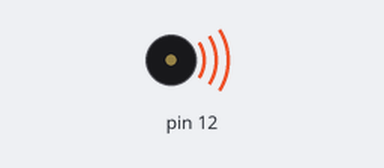
The sketch below on a simulated Arduino Uno, built with avr-gcc and run on an emulated ATmega328P. Shown: buzzer (waves = sounding).

Above: at 0.2 s.
Timing chart, 0 to 12.5 s (numbered marks = the images above):
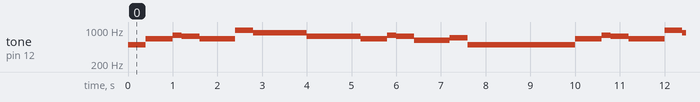

The sketch:

harry_potter_music.ino
```cpp
int Do = 261;
int Re = 294;
int Mi = 329;
int Fa = 349;
int So = 392;
int La = 440;
int Si = 493;
int Do2 = 523;
int Re2 = 587;
int Re2s = 622;
int Mi2 = 659;
int Fa2 = 698;
int Fa2s = 740;
int So2 = 784;
int La2 = 880;
int Si2 = 988;
int Do3 = 1047;
int Re3 = 1175;
int Mi3 = 1319;
int Fa3 = 1397;
int So3 = 1568;

int qd = 6; //Quarter Dotted note
int q =  4; //Quarter note
int ed = 3; //Eighth Dotted note
int e = 2; //Eighth note
int s = 1; //Sixteenth note

int harry_melody[14] = {Si, Mi2, So2, Fa2s, Mi2, Si2, La2, Fa2s, Mi2, So2, Fa2s, Re2s, Fa2, Si};
int harry_rhythm[14]  = {e, ed,   s,   e,    q,    e,   qd,  qd,  ed,   s,   e,   q,   e,   qd + q};

void setup() {

}

void loop() {

    for (int i = 0; i < 14; i++) {
      tone(12, harry_melody[i], harry_rhythm[i] * 200);
      delay(harry_rhythm[i] * 200);
    }
}
```

Measured:
- by itself, tone on pin 12: repeats every 9.6 s: 659 Hz 0.60 s, 784 Hz 0.20 s, 740 Hz 0.40 s, 659 Hz 0.80 s, 988 Hz 0.40 s, 880 Hz 1.2 s, 740 Hz 1.2 s, 659 Hz 0.60 s, 784 Hz 0.20 s, 740 Hz 0.40 s, 622 Hz 0.80 s, 698 Hz 0.40 s, 493 Hz 2.4 s
